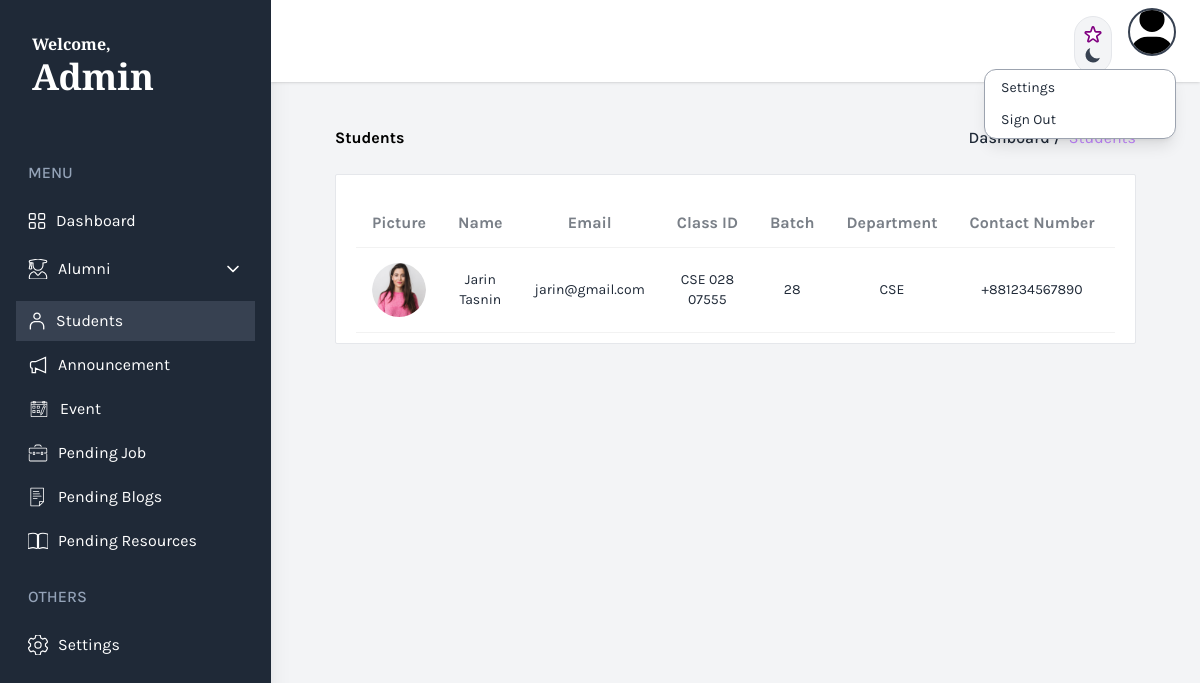
The app's page /admin/a_students.php (signed in) with its own data.
### tables this page shows
CREATE TABLE `user` (
  `u_id` varchar(20) NOT NULL,
  `first_Name` varchar(100) NOT NULL,
  `last_Name` varchar(100) NOT NULL,
  `email` varchar(100) NOT NULL,
  `password` varchar(100) NOT NULL,
  `status` varchar(100) NOT NULL,
  `role` varchar(100) NOT NULL
);

CREATE TABLE `student` (
  `student_id` varchar(20) NOT NULL,
  `class_id` varchar(20) NOT NULL,
  `department` text NOT NULL,
  `batch` varchar(20) NOT NULL,
  `contact_number` int(11) NOT NULL,
  `full_address` varchar(200) NOT NULL,
  `city` text NOT NULL,
  `id_photo` varchar(200) NOT NULL
);

### admin/a_students.php (the view, shortened to what this page needs)
<?php
	if($_SESSION['login']==TRUE AND $_SESSION['status']=='Active'){
	?>
<!DOCTYPE html>
<html lang="en">
<head>
    <link href="https://cdn.jsdelivr.net/npm/daisyui@4.11.1/dist/full.min.css" rel="stylesheet" type="text/css" />
    <script src="https://cdn.tailwindcss.com"></script>
    <link href="https://cdn.jsdelivr.net/npm/tailwindcss@2.2.19/dist/tailwind.min.css" rel="stylesheet">
    <link href="https://cdnjs.cloudflare.com/ajax/libs/tailwindcss/2.2.19/tailwind.min.css" rel="stylesheet">
</head>
<body class="bg-gray-100 font-family-karla flex" x-data="setup()" :class="{ 'dark': isDark }">
    <aside class="relative h-screen w-[350px] hidden sm:block shadow-xl bg-gray-800">
        <div class="p-8 mb-5 ">
            <a class="text-white text-base font-bold font-garamond hover:text-gray-300">Welcome,</a>
            <h1 class="text-4xl font-garamond font-bold text-white">Admin</h1>
        </div>
        <nav class="text-white text-base  pt-3">
            <h3 class="mb-4 ml-7 text-base font-medium text-slate-400">MENU</h3>
            <a href="a_dashboard.php" class="flex items-center text-white gap-2.5 py-2 px-3 ml-4 mr-4 my-1 nav-item">
                Dashboard
            </a>
            <details class="group relative">
              <summary class="flex items-center justify-between text-white py-2 px-3 mx-4 my-2 nav-item cursor-pointer gap-2.5">
              <span class="flex-1">Alumni</span>
              </summary>
            </details>
            <a href="a_students.php" class="flex items-center text-white py-2 px-3 ml-4 mr-4 my-1 active-nav-link gap-2.5">
                <path d="M9,8.087,21,3V21L9,15.913V21H5V15.913a2,2,0,0,1-2-2V10.087a2,2,0,0,1,2-2Z"/>
              </svg>Students
            </a>
            <a href="a_announcements.php" class="flex items-center text-white py-2 px-3 ml-4 mr-4 my-1 nav-item gap-2.5">
              <svg xmlns="http://www.w3.org/2000/svg" viewBox="0 0 24 24" fill="none" stroke="white" stroke-width="1.5" height="20" width="20">
                <path d="M9,8.087,21,3V21L9,15.913V21H5V15.913a2,2,0,0,1-2-2V10.087a2,2,0,0,1,2-2Z"/>
              </svg>Announcement
            </a>
            <a href="a_event.php" class="flex items-center text-white py-2 px-3 ml-4 mr-4 my-1 nav-item gap-2.5">
            Event
            </a>
            <a href="pending_job.php" class="flex items-center text-white py-2 px-3 ml-4 mr-4 my-1 nav-item gap-2.5">
            Pending Job
            </a>
            <a href="pending_blogs.php" class="flex items-center text-white py-2 px-3 ml-4 mr-4 my-1 nav-item gap-2.5">
              Pending Blogs
            </a>
            <a href="pending_resources.php" class="flex items-center text-white py-2 px-3 ml-4 mr-4 my-1 nav-item gap-2.5">
                Pending Resources
            </a>
      <div>
        <h3 class="mb-4 ml-7 mt-6 text-base font-medium text-slate-400">OTHERS</h3>
        <a href="a_settings.php" class="flex items-center text-white py-2 px-3 ml-4 mr-4 my-1 nav-item gap-2.5">
              Settings
            </a>
      </div>
        </nav>
    </aside>
    <div class="w-full flex flex-col h-screen overflow-y-auto overflow-x-hidden dark:bg-gray-900">
        <header class="sticky top-0 z-999 w-full items-center bg-white dark:bg-gray-800 shadow py-2 px-6  hidden sm:flex">
            <div class="w-1/2">
            <h1 class="mb-36 lg:mb-0 -ml-10 lg:-ml-0 lg:text-4xl font-garamond flex dark:text-white multicolor-text"><img src="images/logo (2).png" alt="" class="lg:w-14 w-14 -mt-1"></h1>
            </div>
            <div class="w-1/2 flex justify-end gap-4">
            <div class="pt-2">
              <button
                aria-hidden="true"
                @click="toggleTheme"
                class="group p-2 transition-colors duration-200 rounded-full bg-gray-100 border hover:bg-blue-200 dark:bg-gray-50 dark:hover:bg-gray-200 text-gray-900 focus:outline-none"
              >
              </button>
            </div>
        <div x-data="{ isOpen: false }" class="relative">
                <button
                  @click="isOpen = !isOpen"
                  class="relative z-10 w-12 h-12 rounded-full overflow-hidden border-2 border-gray-700 hover:border-gray-300 focus:outline-none"
                >
                  <img
                    src="../images/icons/user-solid.svg"
                    alt="User Profile"
                    class="w-full h-full object-cover"
                  />
                </button>
                <button x-show="isOpen" @click="isOpen = false" class="h-full w-full fixed inset-0 cursor-default"></button>
                <div
                  x-show="isOpen"
                  @click.outside="isOpen = false"
                  class="absolute right-0 mt-2 w-48 rounded-xl border border-gray-400 dark:border-gray-700 bg-white shadow-lg dark:bg-gray-800"
                  x-transition
                  >
                  <a
                    href="../alumni/alumni_settings.php"
                    class="block mx-2 px-2 my-1 py-1 rounded-lg text-sm dark:text-gray-200 hover:bg-gray-200 dark:hover:bg-gray-700"
                  >
                    Settings
                  </a>
                  <a
                    href="../logout.php"
                    class="block mx-2 px-2 my-1 py-1 rounded-lg text-sm dark:text-gray-200 hover:bg-gray-200 dark:hover:bg-gray-700"
                  >
                    Sign Out
                  </a>
                </div>
              </div>
        </div>
      </header>
        <main>
            <div class="lg:mx-10 mx-auto max-w-screen-2xl my-5 p-4 md:p-6 2xl:p-10">
                <div class="mx-auto max-w-242.5">
                    <div class="mb-6 flex flex-col gap-3 sm:flex-row sm:items-center sm:justify-between">
                        <h2 class="text-title-md2 text-base font-bold text-black dark:text-white">
                            Students
                        </h2>
                        <nav>
                            <ol class="flex items-center gap-2">
                                <li>
                                    <a class="font-medium dark:text-white" href="a_dashboard.php">Dashboard /</a>
                                </li>
                                <li class="text-purple-400">Students</li>
                            </ol>
                        </nav>
                    </div>
                </div>
                <div
                    class="rounded-sm border border-stroke bg-white px-5 pb-2.5 pt-6 shadow-default dark:border-gray-700 dark:bg-gray-800 sm:px-7.5 xl:pb-1">
                    <div class="overflow-x-auto scrollbar-thin">
                        <table class="table font-family-karla text-center">
                            <thead>
                                <tr class="text-base dark:text-white dark:border-gray-700">
                                    <th>Picture</th>
                                    <th>Name</th>
                                    <th>Email</th>
                                    <th>Class ID</th>
                                    <th>Batch</th>
                                    <th>Department</th>
                                    <th>Contact Number</th>
                                    <th>Address</th>
                                </tr>
                            </thead>
                            <?php
								include_once '../db_con/dbCon.php';
								$result = mysqli_query($db,"SELECT * FROM user INNER JOIN student on user.u_id=student.student_id");
								while($row = mysqli_fetch_array($result)) {
							?>
                            <tbody id="myTable">
                                <tr class="dark:text-white dark:border-gray-700">
                                    <td>
                                        <img src="../upload/images/<?php echo $row["id_photo"]; ?>" alt="Avatar"
                                            class="mask mask-circle h-14 w-14" />
                                    </td>
                                    <td><?php echo $row["first_Name"]; ?> <?php echo $row["last_Name"]; ?></td>
                                    <td><?php echo $row["email"]; ?></td>
                                    <td><?php echo $row["class_id"]; ?></td>
                                    <td><?php echo $row["batch"]; ?></td>
                                    <td><?php echo $row["department"]; ?></td>
                                    <td>+88<?php echo $row["contact_number"]; ?></td>
                                    <td><?php echo $row["full_address"]; ?></td>
                                </tr>
                                <?php
						}
					?>
                        </table>
                    </div>
                </div>
            </div>
        </main>
    </div>
</body>
</html>
<?php
	} else {
		header('location:login.php?deactivate');
	}
?>

### admin/a_students.php (style rules this page uses)
.font-garamond { font-family: "EB Garamond", serif; }
.font-family-karla { font-family: karla; }
.active-nav-link { background: #374151; }

### records on screen
user: student.id_photo (picture), first_Name "Jarin", last_Name "Tasnin", email "jarin@gmail.com", student.class_id "CSE 028 07555", student.batch "28", student.department "CSE", student.contact_number "1234567890"
